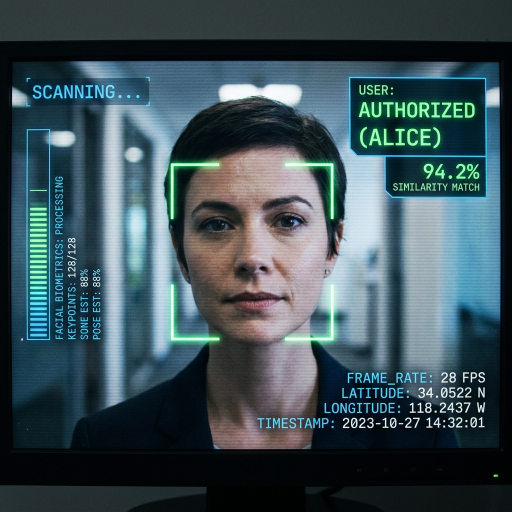
#> input picture assets/facerec_scanner.png, 1024 x 1024 px (shown at 1/2 size)
$ python -i analytics_engine.py   (imports and definitions only)
#> lines starting #> are read from the running program, lines starting #| are printed output that depends on the picture
#> further down, picture is the input picture: shape (1024, 1024, 3); mean B, G, R 87.2, 80.1, 60.3
import cv2
import numpy as np
from typing import List, Tuple, Dict, Any

def generate_occupancy_heatmap(width: int, height: int, centers: List[Tuple[int, int]]) -> np.ndarray:
    heatmap = np.zeros((height, width), dtype=np.float32)
    for (cx, cy) in centers:
        if 0 <= cx < width and 0 <= cy < height:
            heatmap[cy, cx] += 1.0
    if heatmap.max() > 0:
        heatmap = (heatmap / heatmap.max() * 255).astype(np.uint8)
    else:
        heatmap = heatmap.astype(np.uint8)
    return cv2.applyColorMap(heatmap, cv2.COLORMAP_JET)

def estimate_distance(height_px: int, frame_height: int = 1080, focal_length_factor: float = 800.0) -> float:
    if height_px <= 0:
        return 0.0
    average_human_height_m = 1.7
    return round((average_human_height_m * focal_length_factor) / height_px, 2)

def enhance_low_light(frame: np.ndarray) -> np.ndarray:
    if frame is None or frame.size == 0:
        return frame
    lab = cv2.cvtColor(frame, cv2.COLOR_BGR2LAB)
#> lab: shape (1024, 1024, 3); mean of channels 0, 1, 2 80.9, 123.5, 122
    l, a, b = cv2.split(lab)
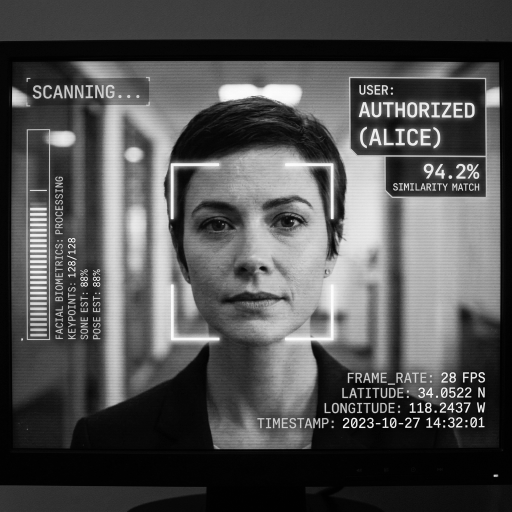
#> l: shape (1024, 1024) (shown at 1/2 size); min 0, max 254, mean 80.9
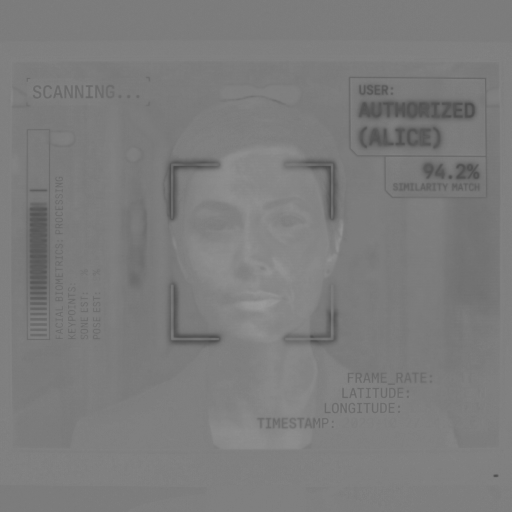
#> a: shape (1024, 1024) (shown at 1/2 size); min 72, max 157, mean 123.5
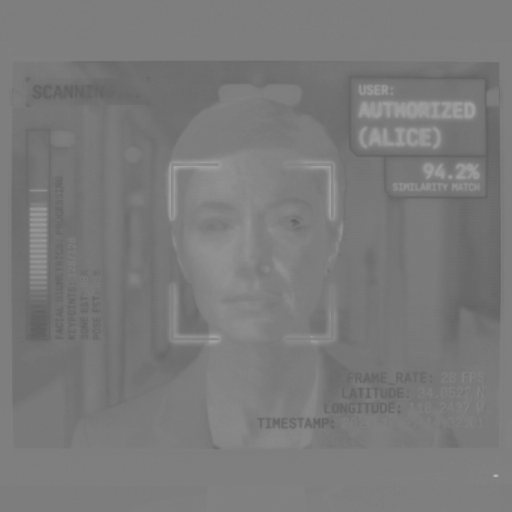
#> b: shape (1024, 1024) (shown at 1/2 size); min 94, max 188, mean 122
    clahe = cv2.createCLAHE(clipLimit=2.0, tileGridSize=(8, 8))
    cl = clahe.apply(l)
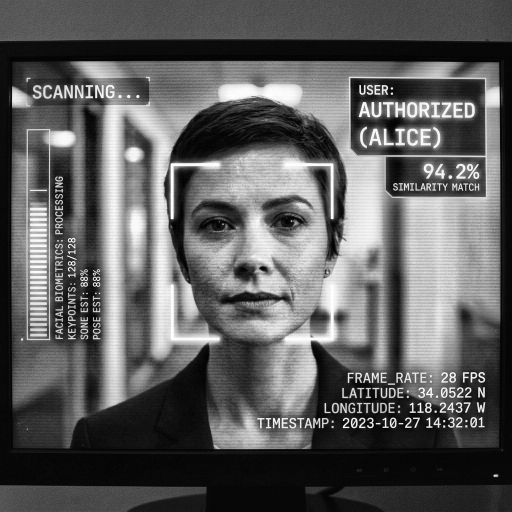
#> cl: shape (1024, 1024) (shown at 1/2 size); min 0, max 255, mean 93.6
    limg = cv2.merge((cl, a, b))
#> limg: shape (1024, 1024, 3); mean of channels 0, 1, 2 93.6, 123.5, 122
    return cv2.cvtColor(limg, cv2.COLOR_LAB2BGR)
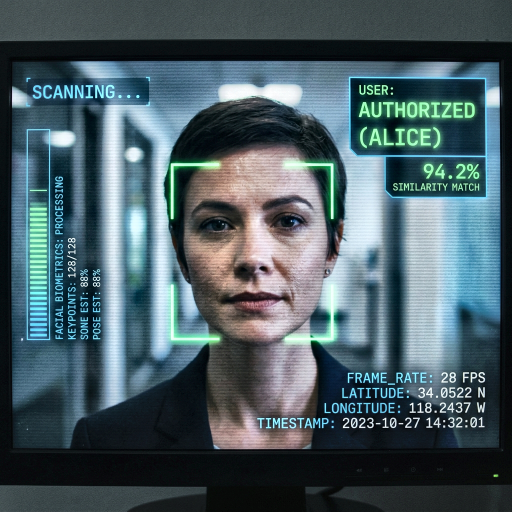
#> returned value: shape (1024, 1024, 3) (shown at 1/2 size); mean B, G, R 99.8, 92.8, 73.5

>>> import cv2
>>> picture = cv2.imread('assets/facerec_scanner.png')
>>> result = enhance_low_light(picture)

$ run again, on assets/yolo_detection.png
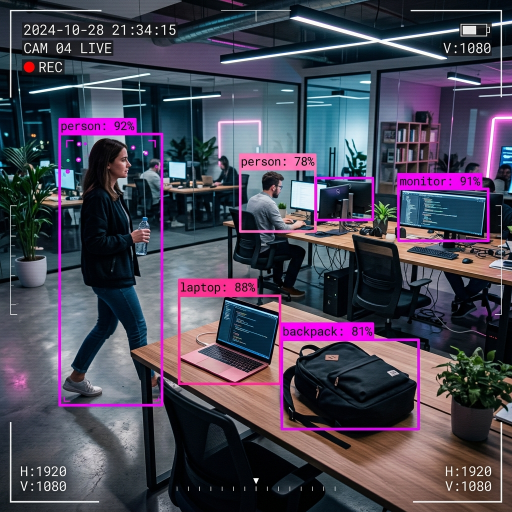
#> input picture assets/yolo_detection.png, 1024 x 1024 px (shown at 1/2 size)
#> picture is the input picture: shape (1024, 1024, 3); mean B, G, R 85.9, 70.1, 74.2
#> lab: shape (1024, 1024, 3); mean of channels 0, 1, 2 78.2, 132.8, 121.2
#> in enhance_low_light, `l, a, b = cv2.split(lab)`:
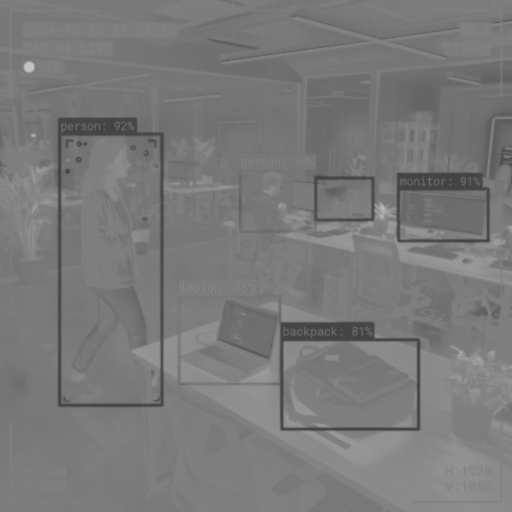
#> b: shape (1024, 1024) (shown at 1/2 size); min 63, max 195, mean 121.2
#> limg: shape (1024, 1024, 3); mean of channels 0, 1, 2 101.2, 132.8, 121.2
#> in enhance_low_light, `return cv2.cvtColor(limg, cv2.COLOR_LAB2BGR)`:
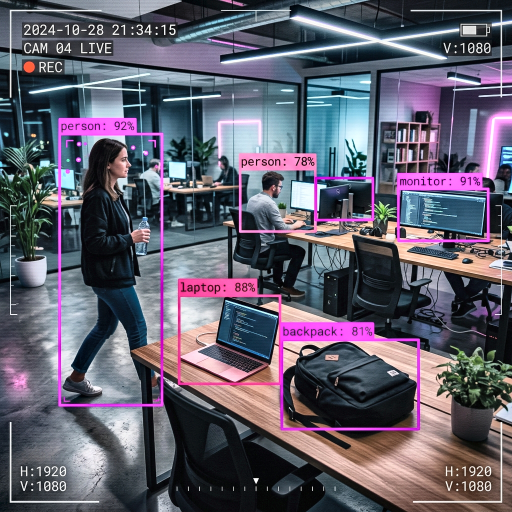
#> returned value: shape (1024, 1024, 3) (shown at 1/2 size); mean B, G, R 108, 93.5, 96.7
